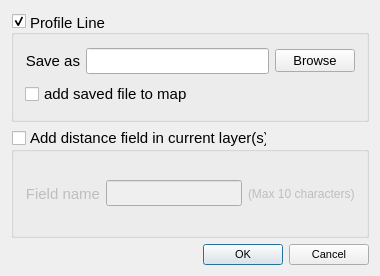
<?xml version="1.0" encoding="UTF-8"?>
<ui version="4.0">
 <class>LPExportDialog</class>
 <widget class="QDialog" name="LPExportDialog">
  <property name="geometry">
   <rect>
    <x>0</x>
    <y>0</y>
    <width>380</width>
    <height>276</height>
   </rect>
  </property>
  <property name="minimumSize">
   <size>
    <width>380</width>
    <height>276</height>
   </size>
  </property>
  <property name="maximumSize">
   <size>
    <width>380</width>
    <height>276</height>
   </size>
  </property>
  <property name="font">
   <font>
    <pointsize>11</pointsize>
   </font>
  </property>
  <property name="windowTitle">
   <string>Exporting Profile Line</string>
  </property>
  <property name="modal">
   <bool>true</bool>
  </property>
  <layout class="QVBoxLayout" name="verticalLayout_2">
   <item>
    <widget class="QGroupBox" name="Grp_SaveShapeFileAs">
     <property name="font">
      <font>
       <pointsize>11</pointsize>
       <weight>50</weight>
       <bold>false</bold>
       <strikeout>false</strikeout>
       <stylestrategy>PreferDefault</stylestrategy>
       <kerning>true</kerning>
      </font>
     </property>
     <property name="title">
      <string>Profile Line:</string>
     </property>
     <property name="alignment">
      <set>Qt::AlignBottom|Qt::AlignLeading|Qt::AlignLeft</set>
     </property>
     <property name="flat">
      <bool>false</bool>
     </property>
     <property name="checkable">
      <bool>true</bool>
     </property>
     <layout class="QVBoxLayout" name="verticalLayout_3">
      <item>
       <layout class="QHBoxLayout" name="horizontalLayout">
        <item>
         <widget class="QLabel" name="label">
          <property name="font">
           <font>
            <pointsize>11</pointsize>
            <weight>50</weight>
            <bold>false</bold>
           </font>
          </property>
          <property name="text">
           <string>Save as</string>
          </property>
          <property name="alignment">
           <set>Qt::AlignRight|Qt::AlignTrailing|Qt::AlignVCenter</set>
          </property>
         </widget>
        </item>
        <item>
         <widget class="QLineEdit" name="TBox_SaveFilePath">
          <property name="font">
           <font>
            <weight>50</weight>
            <bold>false</bold>
           </font>
          </property>
          <property name="dragEnabled">
           <bool>true</bool>
          </property>
          <property name="readOnly">
           <bool>true</bool>
          </property>
         </widget>
        </item>
        <item>
         <widget class="QPushButton" name="Btn_SaveAs">
          <property name="font">
           <font>
            <pointsize>10</pointsize>
            <weight>50</weight>
            <bold>false</bold>
           </font>
          </property>
          <property name="text">
           <string>Browse</string>
          </property>
         </widget>
        </item>
       </layout>
      </item>
      <item>
       <widget class="QCheckBox" name="ChkBox_AddSavedFileToMap">
        <property name="font">
         <font>
          <weight>50</weight>
          <bold>false</bold>
         </font>
        </property>
        <property name="text">
         <string>add saved file to map</string>
        </property>
       </widget>
      </item>
     </layout>
    </widget>
   </item>
   <item>
    <widget class="QGroupBox" name="Grp_AddField">
     <property name="enabled">
      <bool>true</bool>
     </property>
     <property name="font">
      <font>
       <pointsize>11</pointsize>
       <weight>50</weight>
       <bold>false</bold>
      </font>
     </property>
     <property name="title">
      <string>Add distance field in current layer(s)</string>
     </property>
     <property name="alignment">
      <set>Qt::AlignLeading|Qt::AlignLeft|Qt::AlignTop</set>
     </property>
     <property name="flat">
      <bool>false</bool>
     </property>
     <property name="checkable">
      <bool>true</bool>
     </property>
     <property name="checked">
      <bool>false</bool>
     </property>
     <layout class="QVBoxLayout" name="verticalLayout">
      <item>
       <layout class="QHBoxLayout" name="horizontalLayout_3">
        <item>
         <widget class="QLabel" name="label_2">
          <property name="font">
           <font>
            <pointsize>11</pointsize>
           </font>
          </property>
          <property name="text">
           <string>Field name</string>
          </property>
          <property name="alignment">
           <set>Qt::AlignRight|Qt::AlignTrailing|Qt::AlignVCenter</set>
          </property>
         </widget>
        </item>
        <item>
         <widget class="QLineEdit" name="TBox_FieldName">
          <property name="maxLength">
           <number>10</number>
          </property>
         </widget>
        </item>
        <item>
         <widget class="QLabel" name="label_3">
          <property name="font">
           <font>
            <pointsize>9</pointsize>
           </font>
          </property>
          <property name="text">
           <string>(Max 10 characters)</string>
          </property>
         </widget>
        </item>
       </layout>
      </item>
     </layout>
    </widget>
   </item>
   <item>
    <widget class="QDialogButtonBox" name="btnBox">
     <property name="font">
      <font>
       <pointsize>8</pointsize>
      </font>
     </property>
     <property name="standardButtons">
      <set>QDialogButtonBox::Cancel|QDialogButtonBox::Ok</set>
     </property>
    </widget>
   </item>
  </layout>
 </widget>
 <layoutdefault spacing="6" margin="11"/>
 <resources/>
 <connections>
  <connection>
   <sender>btnBox</sender>
   <signal>accepted()</signal>
   <receiver>LPExportDialog</receiver>
   <slot>accept()</slot>
   <hints>
    <hint type="sourcelabel">
     <x>200</x>
     <y>315</y>
    </hint>
    <hint type="destinationlabel">
     <x>199</x>
     <y>174</y>
    </hint>
   </hints>
  </connection>
  <connection>
   <sender>btnBox</sender>
   <signal>rejected()</signal>
   <receiver>LPExportDialog</receiver>
   <slot>reject()</slot>
   <hints>
    <hint type="sourcelabel">
     <x>200</x>
     <y>315</y>
    </hint>
    <hint type="destinationlabel">
     <x>227</x>
     <y>224</y>
    </hint>
   </hints>
  </connection>
 </connections>
</ui>
